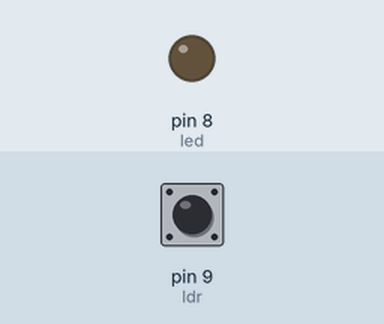
A sketch run on a simulated Arduino Uno, built with avr-gcc and run on an emulated ATmega328P. Parts: output pins drawn as LEDs (lit = HIGH). The inputs (shaded band) are chosen by the test bench; at power-on: pin 9 (ldr) HIGH.

Above: at 1.2 s.
1.3 s: pin 9 (ldr) pulled LOW for 0.15 s
At 1.37 s:
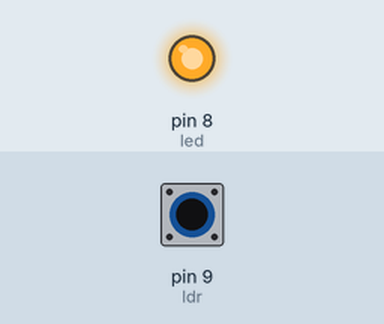
2.9 s: pin 9 (ldr) pulled LOW for 3.2 s
At 6.7 s:
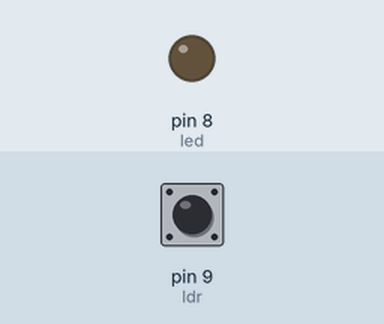
Timing chart, 0 to 8.2 s (numbered marks = the images above; inputs shaded):
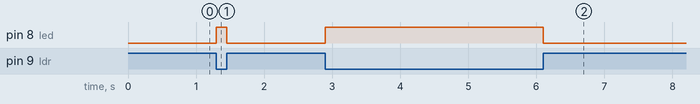

Measured:
- after the input at 1.3 s, pin 8 (led): LOW → HIGH at once, → LOW 0.15 s later
- after the input at 2.9 s, pin 8 (led): LOW → HIGH at once, → LOW 3.2 s later

The sketch:

BaiThucHanh_LDR.ino
```cpp
int ldr = 9;
int led = 8;
void setup()
{
  pinMode(ldr, INPUT_PULLUP);
  pinMode(led, OUTPUT);
}
void loop()
{
  if(digitalRead(ldr) == HIGH)
  {
    digitalWrite(led, LOW);
  }
  else
  {
  digitalWrite(led, HIGH);
  }
}
```
